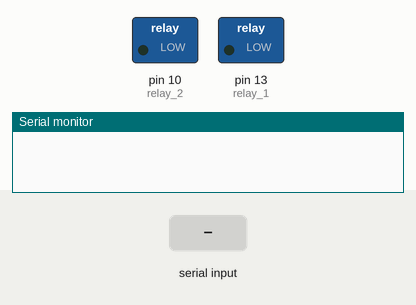
Simulated run of this sketch. Board: Arduino Uno, built with avr-gcc and run on an emulated ATmega328P. On the bench: switched loads named in the sketch (green lamp = pin HIGH), the last lines printed to the serial monitor. The test bench sets the inputs (shaded band).

Above: at 1.2 s.
1.3 s: "1" received over Serial
At 1.7 s:
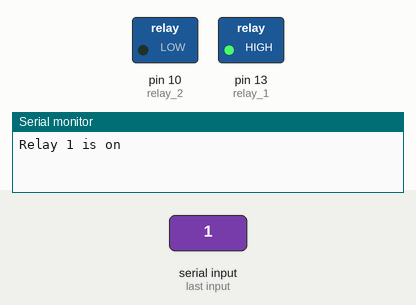
2.8 s: "5" received over Serial
At 4.0 s:
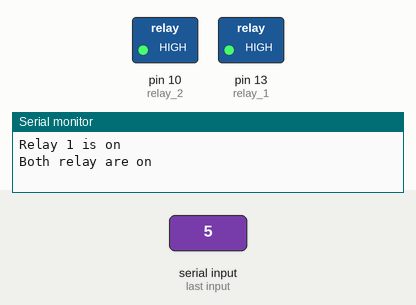
4.3 s: "2" received over Serial
At 5.1 s:
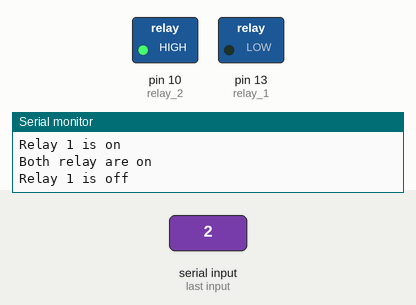
5.8 s: "4" received over Serial
At 6.3 s:
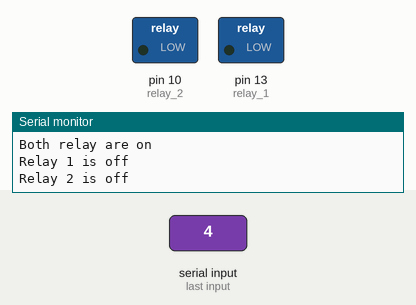
7.3 s: "3" received over Serial
At 8.6 s:
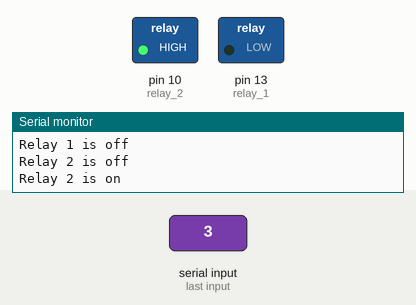
Timing chart, 0 to 9.8 s (numbered marks = the images above; inputs shaded):
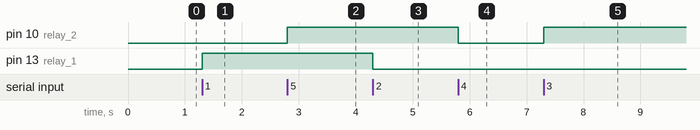

Measured:
- after the input at 1.3 s, pin 13 (relay_1): LOW → HIGH at once
- after the input at 2.8 s, pin 10 (relay_2): LOW → HIGH at once
- after the input at 4.3 s, pin 13 (relay_1): HIGH → LOW at once
- after the input at 5.8 s, pin 10 (relay_2): HIGH → LOW at once
- after the input at 7.3 s, pin 10 (relay_2): LOW → HIGH at once

The sketch:

2_RELAY_SERIAL_CONTROL.ino
```cpp
/*
   The following code can be used to control relay using commands from the serial monitor.

   1 - Relay 1 ON
   2 - Relay 1 OFF
   3 - Relay 2 ON
   4 - Relay 2 OFF
   5 - Both relay ON
   6 - Both relay OFF

   Author: Suwetha I G

*/


#define relay_1 13 //Relay 1 pin
#define relay_2 10 //Relay 2 pin

void setup()
{
  //Initialise serial monitor
  Serial.begin(115200);

  //Pin initialisation
  pinMode(relay_1, OUTPUT);
  pinMode(relay_2, OUTPUT);
  digitalWrite(relay_1, LOW);
  digitalWrite(relay_2, LOW);
}

void loop()
{
  if (Serial.available() > 0)
  {
    char read_value = Serial.read();
    if (read_value == '1')
    {
      digitalWrite(relay_1, HIGH);
      Serial.println("Relay 1 is on");
    }
    else if (read_value == '2')
    {
      digitalWrite(relay_1, LOW);
      Serial.println("Relay 1 is off");
    }
    else if (read_value == '3')
    {
      digitalWrite(relay_2, HIGH);
      Serial.println("Relay 2 is on");
    }
    else if (read_value == '4')
    {
      digitalWrite(relay_2, LOW);
      Serial.println("Relay 2 is off");
    }
    else if (read_value == '5')
    {
      digitalWrite(relay_1, HIGH);
      digitalWrite(relay_2, HIGH);
      Serial.println("Both relay are on");
    }
    else if (read_value == '6')
    {
      digitalWrite(relay_1, LOW);
      digitalWrite(relay_2, LOW);
      Serial.println("Both relay are off");
    }
  }
}
```
